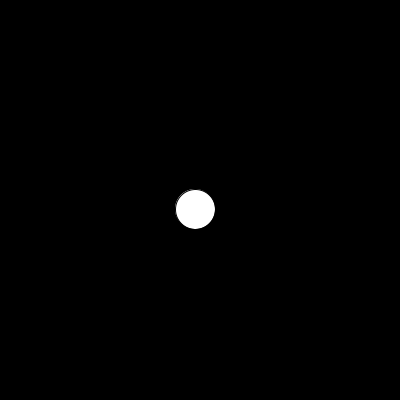
Frame 1 (no input)
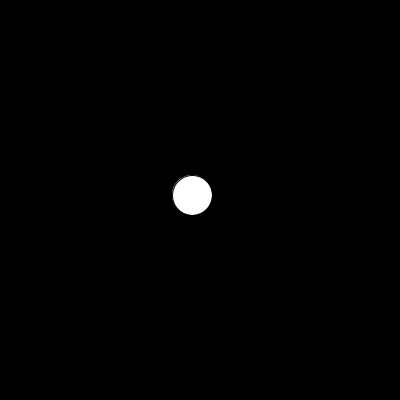
Frame 60 (the mouse pressed at the canvas centre just before this capture)
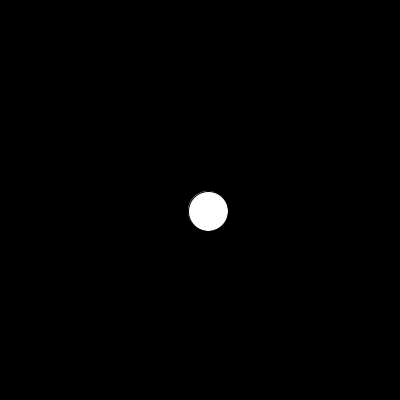
Frame 120 (the mouse held since frame 60 and released just before this capture)

The Processing sketch that drew these frames (run headless with seeded random() and noise(); from frame 60 on, the mouse is pressed at the canvas centre):

// Processing sketch: prov_3ac
// ── prov_3ac.pde
void setup(){
  size(400,400);
}
void draw(){
  background(0);
  int x=200;
  int y=200;
  int r= int(random(-20,20));
  int b= int(random(-20,20));
  //ellipse(x,y,40,40);
  x=x-r;
  y=y-b;
  ellipse(x,y,40,40);
  
    if(y==400){
    y = -y;
   
  }
    if(y==0){
   y =-y; 
   
  }
//  if(bollx>=height){
 // speedx=.5;
  
//}
if(x==400){
  x=-x;
}
if(x==0){
  x=-x;
}

  
}
